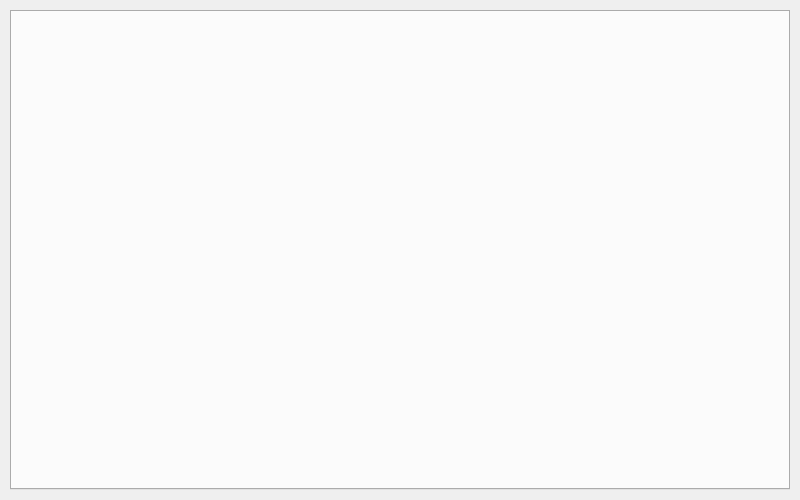
<?xml version="1.0" encoding="UTF-8"?>
<ui version="4.0">
  <class>OpWindow</class>
  <widget class="QWidget" name="OpWindow">
    <property name="geometry">
      <rect>
        <x>0</x>
        <y>0</y>
        <width>800</width>
        <height>500</height>
      </rect>
    </property>
    <property name="windowTitle">
      <string>ROS options</string>
    </property>
    <widget class="QWidget" name="centralWidget" native="true">
      <property name="geometry">
        <rect>
          <x>0</x>
          <y>0</y>
          <width>800</width>
          <height>500</height>
        </rect>
      </property>
      <widget class="QTabWidget" name="tab_widget">
        <property name="geometry">
          <rect>
            <x>10</x>
            <y>10</y>
            <width>780</width>
            <height>480</height>
          </rect>
        </property>
        <property name="currentIndex">
          <number>0</number>
        </property>
      </widget>
    </widget>
  </widget>
  <layoutdefault spacing="6" margin="11"/>
  <resources/>
  <connections/>
</ui>
